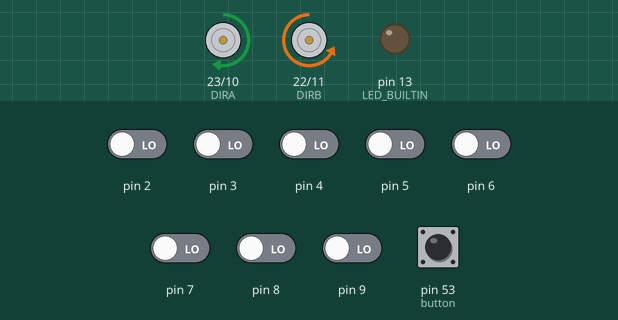
Simulated run of this sketch. Board: Arduino Mega 2560, built with avr-gcc and run on an emulated ATmega2560. On the bench: direction and speed pins drawn as motors (green arrow = direction pin HIGH = forward, orange = LOW = backward, longer = more drive), output pins drawn as LEDs (lit = HIGH). The inputs (shaded band) are chosen by the test bench; at power-on: pin 53 (button) HIGH, pin 2–9 LOW. What the sketch prints to the serial monitor is not drawn.

Above: at 2.4 s.
2.5 s: pin 3 driven HIGH
At 3.0 s:
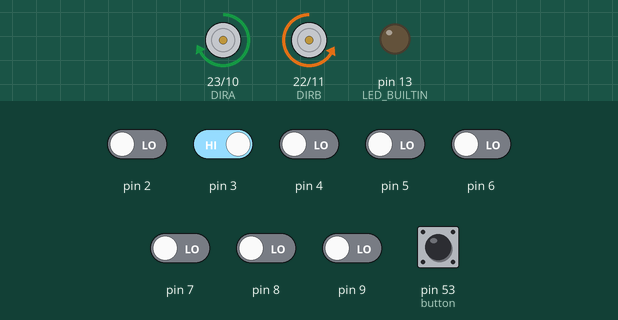
4.0 s: pin 2 driven HIGH
At 5.2 s:
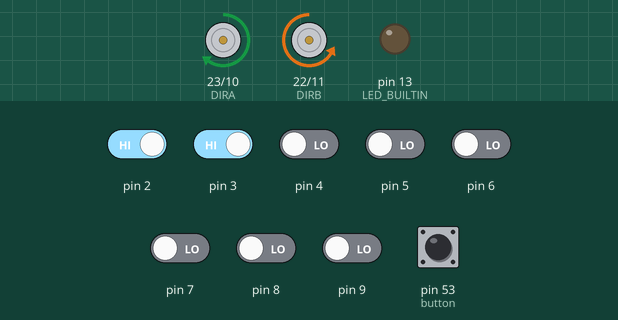
5.5 s: pin 6 driven HIGH
At 6.6 s:
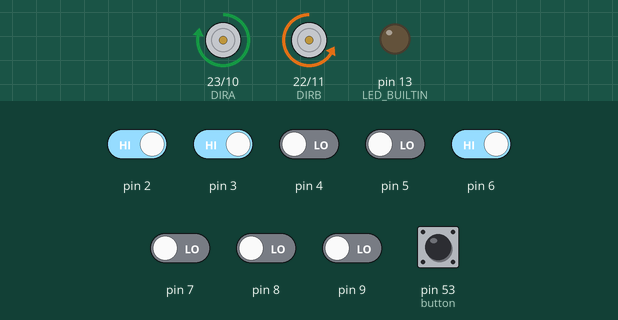
7.0 s: pin 4 driven HIGH
At 7.7 s:
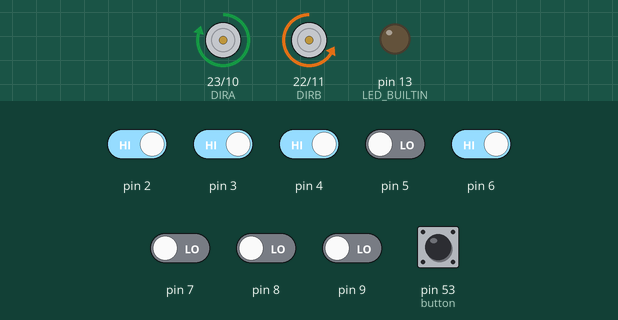
8.5 s: pin 8 driven HIGH
At 8.8 s:
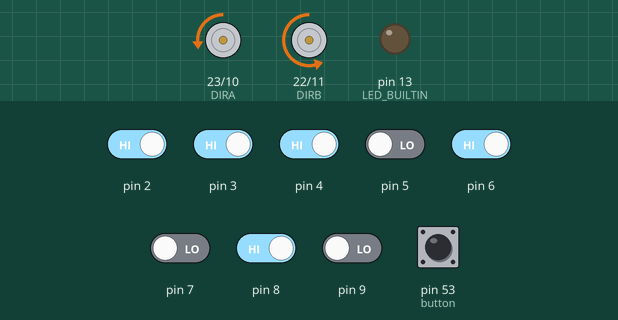
10.0 s: pin 7 driven HIGH
At 11.3 s:
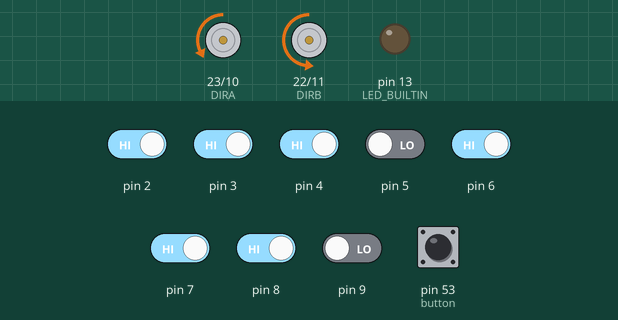
Timing chart, 0 to 12.5 s (numbered marks = the images above; inputs shaded):
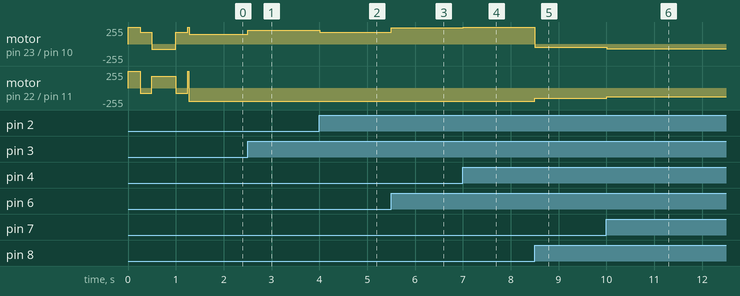

The sketch:

IESL.ino
```cpp
#include <QTRSensors.h>
#include <Button.h>
#include "Define.h"

void setup() {
  Serial.begin(9600);
  button.begin();
  pinMode(LED_BUILTIN, OUTPUT);
  pinMode(PWM0A, OUTPUT);
  pinMode(PWM0B, OUTPUT);
  pinMode(DIRA, OUTPUT);
  pinMode(DIRB, OUTPUT);

  Calibrate();

}

void loop() {
  unsigned int sensors[8];
  int position = qtrrc.readLine(sensors);
  if (sensors[0] > 600 && sensors[7] > 600){
    wb = 1;
    // Serial.println("Black");
  }
  else if (sensors[0] < 600 && sensors[7] < 600){
    wb = 0;
    // Serial.println("White");
  }

  PID();
}
```

Calibrate.ino
```cpp
void Calibrate() {
  for (int i = 0; i < 50; i++) {
    //Serial.print(" , ");
    if (i < 10) {
      drive(0, 0);
      //delay(1);
    }
    else if (i < 20) {
      drive(-80, 80);
      //delay(1);
    }
    else if (i < 40){
      drive(80, -80);
      //delay(1);
    }
    else{
      drive(-80, 80);
      //delay(1);
    }
    qtrrc.calibrate();
      }
  drive(0, 0);

  for (int i = 0; i < NUM_SENSORS; i++) {
    Serial.print(qtrrc.calibratedMinimumOn[i]);
    Serial.print(' ');
  }
  Serial.println();

  for (int i = 0; i < NUM_SENSORS; i++) {
    Serial.print(qtrrc.calibratedMaximumOn[i]);
    Serial.print(' ');
  }
  Serial.println();
  Serial.println();
}
```

Define.h
```cpp
#define Kp 0.06
#define Kd 0.1
#define rightMaxSpeed  200
#define leftMaxSpeed   200
#define rightBaseSpeed 100
#define leftBaseSpeed  100
#define NUM_SENSORS      8
#define TIMEOUT       2500
int error = 0;

//int colour = 0;
Button button(53);
int wb;
#define R 43
#define G 44
#define B 45

#define PWM0A   10
#define PWM0B   11
#define DIRA    23
#define DIRB    22

int lastError = 0;

QTRSensorsRC qtrrc((unsigned char[]) {
2, 3, 4, 5, 6, 7, 8, 9
} , NUM_SENSORS, TIMEOUT, QTR_NO_EMITTER_PIN);
unsigned int sensorValues[NUM_SENSORS];
```

PID.ino
```cpp
/*void PID() {
  unsigned int sensors[8];
  int position = qtrrc.readLine(sensors,QTR_EMITTERS_ON,1);
  error = position - 3500;

 int motorSpeed = Kp * error + Kd * (error - lastError);
  lastError = error;
  int rightMotorSpeed;
  int leftMotorSpeed;
  if (colour==0){
  rightMotorSpeed = rightBaseSpeed - motorSpeed;
    leftMotorSpeed = leftBaseSpeed + motorSpeed;
  }
  if (colour==1){
   rightMotorSpeed = rightBaseSpeed + motorSpeed;
    leftMotorSpeed = leftBaseSpeed - motorSpeed;
  }
 */
 /*  int rightMotorSpeed = rightBaseSpeed - motorSpeed;
   int  leftMotorSpeed = leftBaseSpeed + motorSpeed;
  rightMotorSpeed = constrain(rightMotorSpeed, -rightMaxSpeed, rightMaxSpeed);
  leftMotorSpeed = constrain(leftMotorSpeed, -leftMaxSpeed, leftMaxSpeed);

  drive(leftMotorSpeed, rightMotorSpeed);

}*/
void PID() {
/*  if (colour==0){
  unsigned int sensors[8];
  int position = qtrrc.readLine(sensors,QTR_EMITTERS_ON,0);
  int error = position - 3500;
  }
  if (colour == 1){
     unsigned int sensors[8];
  int position = qtrrc.readLine(sensors,QTR_EMITTERS_ON,1);
  int error = position - 3500;
  }
  */
  unsigned int sensors[8];
  int position = qtrrc.readLine(sensors,QTR_EMITTERS_ON,wb);
  int error = position - 3500;
  int motorSpeed = Kp * error + Kd * (error - lastError);
  lastError = error;

  int rightMotorSpeed = rightBaseSpeed - motorSpeed;
  int leftMotorSpeed = leftBaseSpeed + motorSpeed;

  rightMotorSpeed = constrain(rightMotorSpeed, -rightMaxSpeed, rightMaxSpeed);
  leftMotorSpeed = constrain(leftMotorSpeed, -leftMaxSpeed, leftMaxSpeed);


    drive(leftMotorSpeed, rightMotorSpeed);


}
```

drive.ino
```cpp
void drive(int m1Speed, int m2Speed) {
  setM1Speed(m1Speed);
  setM2Speed(m2Speed);
}

void setM2Speed(int speed) {
  unsigned char reverse = 0;
  if (speed <= 0) {
    speed = -speed;
    reverse = 1;
  }
  if (speed >= 0xFF)
    speed = 0xFF;
  if (reverse) {
    digitalWrite(DIRB, HIGH);
    analogWrite(PWM0B, 0xFF - speed);
  }
  else {
    digitalWrite(DIRB, LOW);
    analogWrite(PWM0B, speed);
  }
}

void setM1Speed(int speed) {
  unsigned char reverse = 0;
  if (speed <= 0) {
    speed = -speed;
    reverse = 1;
  }
  if (speed >= 0xFF)
    speed = 0xFF;

  if (reverse) {
    digitalWrite(DIRA, HIGH);
    analogWrite(PWM0A, 0xFF - speed);
  }
  else {
    digitalWrite(DIRA, LOW);
    analogWrite(PWM0A, speed);
  }
}
```

Measured:
- after the input at 2.5 s, motor on pin 23 (DIRA) / pin 10 (PWM0A): forward 145/255 → forward 205/255 at once
- after the input at 4.0 s, motor on pin 23 (DIRA) / pin 10 (PWM0A): forward 205/255 → forward 175/255 at once
- after the input at 5.5 s, motor on pin 23 (DIRA) / pin 10 (PWM0A): forward 175/255 → forward 245/255 at once
- after the input at 7.0 s, motor on pin 23 (DIRA) / pin 10 (PWM0A): forward 245/255 → forward 250/255 at once
- after the input at 8.5 s, motor on pin 23 (DIRA) / pin 10 (PWM0A): forward 250/255 → backward 46/255 at once; motor on pin 22 (DIRB) / pin 11 (PWM0B): backward 200/255 → backward 154/255 at once
- after the input at 10.0 s, motor on pin 23 (DIRA) / pin 10 (PWM0A): backward 46/255 → backward 70/255 at once; motor on pin 22 (DIRB) / pin 11 (PWM0B): backward 154/255 → backward 130/255 at once
